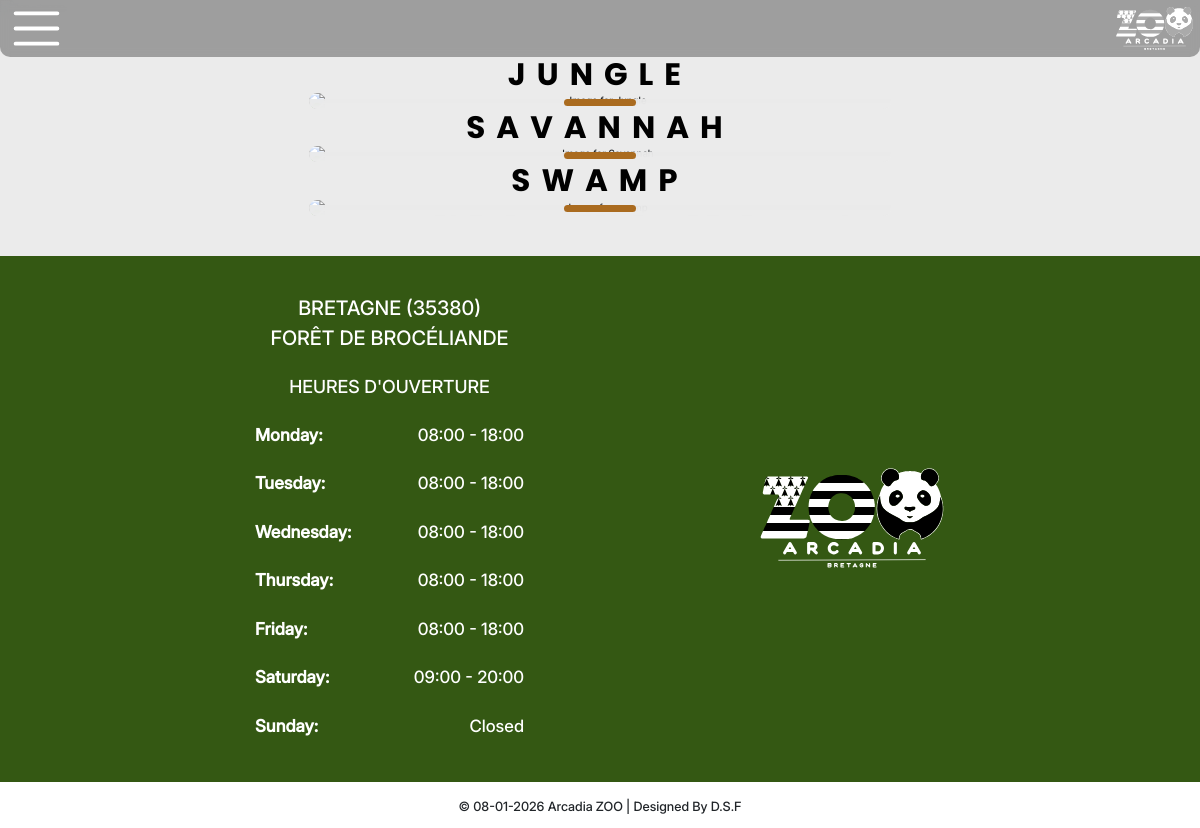
The app's page /habitats/pages/habitats with its own data.
### tables this page shows
CREATE TABLE habitats (
    id_habitat INT AUTO_INCREMENT PRIMARY KEY,
     
    habitat_name VARCHAR(100) NOT NULL,
     
    description_habitat VARCHAR(50)  
);

CREATE TABLE opening (
    id_opening INT AUTO_INCREMENT PRIMARY KEY,
     
    time_slot ENUM("Monday", "Tuesday", "Wednesday", "Thursday", "Friday", "Saturday", "Sunday") NOT NULL,
     
    opening_time TIME NOT NULL,
     
    closing_time TIME NOT NULL,
     
    status ENUM("open", "closed") NOT NULL DEFAULT "open",
     
    updated_at TIMESTAMP DEFAULT CURRENT_TIMESTAMP ON UPDATE CURRENT_TIMESTAMP  
);

### App/habitats/habitatsRouter.php (called while the page is built)
<?php
require_once __DIR__ . '/../../includes/functions.php';
handleDomainRouting('habitats', __DIR__);

### public/index.php (called while the page is built, shortened)
<?php
require_once __DIR__ . '/../database/connection.php';
require_once __DIR__ . '/../includes/functions.php';
require_once __DIR__ . '/../App/router.php';
?>

### database/connection.php (called while the page is built, shortened)
<?php
class DB {
    private static $instance = null;
    public static function createInstance() {
        if (!isset(self::$instance)) {
            $optionsPDO[PDO::ATTR_ERRMODE] = PDO::ERRMODE_EXCEPTION;
            self::$instance = new PDO(
                "mysql:host=" . DB_HOST . ";dbname=" . DB_NAME . ";charset=utf8mb4",
                DB_USER,
                DB_PASS,
                $optionsPDO
            );
            self::$instance->exec("SET NAMES utf8mb4 COLLATE utf8mb4_unicode_ci");
        }
        return self::$instance;
    }
}

### App/habitats/models/habitat.php (called while the page is built, shortened)
<?php
require_once __DIR__ . '/../../../database/connection.php';
class Habitat {
    private $db;
    public function __construct() {
        $this->db = DB::createInstance();
    }
    public function getAll($includeAnimalCount = false) {
        if ($includeAnimalCount) {
            $sql = "SELECT h.*, COUNT(af.id_full_animal) as animal_count,
                           m.media_path, m.media_path_medium, m.media_path_large
                    FROM habitats h
                    LEFT JOIN animal_full af ON h.id_habitat = af.habitat_id
                    LEFT JOIN media_relations mr ON h.id_habitat = mr.related_id AND mr.related_table = 'habitats'
                    LEFT JOIN media m ON mr.media_id = m.id_media
                    GROUP BY h.id_habitat
                    ORDER BY h.habitat_name ASC";
        } else {
            $sql = "SELECT h.*, m.media_path, m.media_path_medium, m.media_path_large
                    FROM habitats h
                    LEFT JOIN media_relations mr ON h.id_habitat = mr.related_id AND mr.related_table = 'habitats'
                    LEFT JOIN media m ON mr.media_id = m.id_media
                    ORDER BY h.habitat_name ASC";
        }
        $stmt = $this->db->prepare($sql);
        $stmt->execute();
        return $stmt->fetchAll(PDO::FETCH_OBJ);
    }
}

### App/schedules/models/schedule.php (called while the page is built, shortened)
<?php
require_once __DIR__ . '/../../../database/connection.php';
class Schedule {
    private $db;
    public function __construct() {
        $this->db = DB::createInstance();
    }
    public function getAll() {
        $stmt = $this->db->prepare("SELECT * FROM opening ORDER BY id_opening ASC");
        $stmt->execute();
        return $stmt->fetchAll(PDO::FETCH_OBJ);
    }
}

### App/habitats/views/pages/habitats.php (the view, shortened to what this page needs)
<?php include_once __DIR__ . '/../../../../includes/templates/hero.php'; ?>
<main>
	<div class="intro intro--services">
        <?php if (!empty($habitats)): ?>
            <?php foreach($habitats as $habitat): ?>
                <section class="intro__section">
                    <h2 class="intro__title"><?= htmlspecialchars(strtoupper($habitat->habitat_name)) ?></h2>
                    <div class="intro__content">
                        <?php if (!empty($habitat->media_path)): ?>
                            <picture>
                                <source
                                    srcset="<?= !empty($habitat->media_path_large) ? $habitat->media_path_large : getCloudinaryUrl($habitat->media_path, 'w_1280,c_scale,q_auto,f_auto') ?>"
                                    media="(min-width: 1280px)" />
                                <source
                                    srcset="<?= !empty($habitat->media_path_medium) ? $habitat->media_path_medium : getCloudinaryUrl($habitat->media_path, 'w_744,c_scale,q_auto,f_auto') ?>"
                                    media="(min-width: 744px)" />
                            </picture>
                        <?php endif; ?>
                        <div class="intro__details">
                            <a class="btn intro__button intro__button--more" href="/habitats/pages/habitat1?id=<?= $habitat->id_habitat ?>">more</a>
                            <p class="intro__description"><?= htmlspecialchars($habitat->description_habitat ?? '') ?></p>
                        </div>
                    </div>
                </section>
            <?php endforeach; ?>
        <?php else: ?>
            <div class="container text-center py-5">
                <p class="h3 text-muted">No habitats are available at the moment.</p>
            </div>
        <?php endif; ?>
	</div>
</main>

### includes/templates/footer.php (shortened to what this page needs)
<?php
$datecopy = date('d-m-Y');
?>
<footer class="footer">
	<section class="footer__hours" id="opening-hours">
		<div class="footer__location">
			<div class="footer__location-details">
				<p class="footer__city">BRETAGNE (35380)</p>
				<p class="footer__forest">FORÊT DE BROCÉLIANDE</p>
			</div>
			<div>
				<p class="footer__hours-title">HEURES D'OUVERTURE</p>
				<table class="footer__hours-table">
					<tbody>
						<?php
						$footerSchedules = getOpeningHours();
						foreach ($footerSchedules as $schedule):
						?>
							<tr class="footer__hours-row">
								<th class="footer__hours-header"><?= ucfirst($schedule->time_slot) ?>:</th>
								<td class="footer__hours-data">
									<?php if ($schedule->status === 'closed'): ?>
										Closed
									<?php else: ?>
										<?= substr($schedule->opening_time, 0, 5) ?> - <?= substr($schedule->closing_time, 0, 5) ?>
									<?php endif; ?>
								</td>
							</tr>
						<?php endforeach; ?>
					</tbody>
				</table>
			</div>
		</div>
		<a class="footer__logo-link" href="#top">
			<img class="footer__logo" src="/src/assets/images/logo-site-mobile.svg"
				alt="Logo del sitio - Volver al inicio">
		</a>
	</section>
	<div class="footer__copyright">
		<small>&copy; <?= $datecopy; ?> Arcadia ZOO | Designed By D.S.F</small>
	</div>
</footer>
</body>
</html>

### public/build/css/app.css (style rules this page uses)
html { line-height: 1.15; -webkit-text-size-adjust: 100%; }
body { margin: 0; }
main { display: block; }
a { background-color: transparent; }
small { font-size: 80%; }
img { border-style: none; }
html, body { font-family: "Inter-24"; }
.intro__button { color: #fff; font-size: clamp(1.4rem, 1.222vw + 0.7rem, 2rem); font-family: "Raleway-Bold"; text-decoration: none; border-style: none; text-transform: uppercase; width: fit-content; height: fit-content; }
.intro__button--more { background-color: #aa6b1f; }
.intro__title { font-size: clamp(2rem, 2.01619vw + 1rem, 3.1rem); color: #000; font-family: "Poppins-Bold"; letter-spacing: 1.1rem; text-transform: uppercase; }
.intro__description { font-size: clamp(1.9rem, 1.885vw + 1rem, 2.6rem); color: #fff; font-family: "Roboto-Regular"; text-shadow: 0rem 0rem 0.001rem #000000, 0rem 0rem 0.57rem #000000, 0rem 0rem 0.98rem #000000; text-transform: uppercase; padding: 0.5rem; }
.footer__hours-title { font-size: calc(clamp(1.3rem, 0.675vw + 1rem, 1.7rem) + 0.1rem); }
.footer__hours-table { font-size: clamp(1.3rem, 0.675vw + 1rem, 1.7rem); }
.footer__location-details { font-size: calc(clamp(1.3rem, 0.675vw + 1rem, 1.7rem) + 0.3rem); }
.footer__copyright { font-size: clamp(0.7rem, 1.07527vw + 0.4rem, 1.6rem); background-color: #fff; padding: calc(clamp(0.7rem, 1.07527vw + 0.4rem, 1.6rem) - 0.5rem); text-align: center; }
html { font-size: 62.5%; box-sizing: border-box; scroll-padding-top: 0rem; overflow-x: hidden; }
body { display: grid; min-height: 100vh; grid-template-rows: auto 1fr auto; grid-auto-rows: auto; row-gap: 4rem; }
body, .contact { background-color: #ebebeb; font-optical-sizing: auto; font-style: normal; }
@media screen and (min-width: 744px) { body, .contact { margin-bottom: 0rem; } }
a { text-decoration: none; }
.intro { margin: 0 auto; }
@media screen and (min-width: 744px) { .intro { width: max(58.7rem, 100vw - 74.4rem); } }
.intro__section { width: 100vw; margin: 0 auto; }
@media screen and (min-width: 744px) { .intro__section { max-width: 58.2rem; } }
.footer { background-color: #345813; margin-bottom: clamp(2.5rem, 12vw + 1rem, 6.7rem); }
@media screen and (min-width: 744px) { .footer { margin-bottom: initial; } }
.footer__logo { width: min(18.4rem, 100%); margin: 25% 0; }
.footer__logo-link { display: flex; flex-direction: column; justify-content: center; align-items: center; flex-wrap: nowrap; gap: 0; vertical-align: baseline; }
.footer__hours { color: #fff; padding: 2rem; }
.footer__hours-table { width: 100%; }
.footer__hours-table tbody tr { margin: 2.3rem 0; }
.footer__location { margin-top: 1.7rem; }
.footer__location div:nth-child(2) { width: min(26.9rem, 90vw); margin-top: 2rem; height: min(21.2rem, 100%); }
.intro { text-align: center; }
.intro__content { position: relative; border-radius: 2.5rem; -webkit-border-radius: 2.5rem; -moz-border-radius: 2.5rem; -ms-border-radius: 2.5rem; -o-border-radius: 2.5rem; }
.intro__content .intro__details { background: linear-gradient(180deg, rgba(235, 235, 235, 0) 33.333%, rgba(235, 235, 235, 0.5882352941) 66%, #ebebeb 100%); box-shadow: 0rem -17.2rem 5.92rem -11.2rem #ebebeb inset; position: absolute; top: min(20rem, 33.333%); bottom: 0; left: 0; right: 0; display: flex; flex-direction: column; justify-content: space-around; align-items: center; flex-wrap: nowrap; gap: 0; vertical-align: baseline; }
.footer { background-color: #345813; }
.footer__hours { color: #fff; display: flex; flex-direction: column; justify-content: center; align-items: stretch; flex-wrap: nowrap; gap: 0; vertical-align: baseline; }
@media screen and (min-width: 744px) { .footer__hours { display: flex; flex-direction: row; justify-content: space-evenly; align-items: center; flex-wrap: nowrap; gap: 0; vertical-align: baseline; } }
.footer__hours-table tbody tr { display: flex; flex-direction: row; justify-content: space-between; align-items: stretch; flex-wrap: nowrap; gap: 0; vertical-align: baseline; }
.footer__location { display: flex; flex-direction: column; justify-content: space-between; align-items: center; flex-wrap: nowrap; gap: 0; vertical-align: baseline; }
.footer__location-details { display: flex; flex-direction: column; justify-content: space-between; align-items: center; flex-wrap: nowrap; gap: 0; vertical-align: baseline; }
.footer__location div:nth-child(2) { display: flex; flex-direction: column; justify-content: center; align-items: center; flex-wrap: nowrap; gap: 0; vertical-align: baseline; }

### records on screen
habitats: habitat_name "JUNGLE"
habitats: habitat_name "SAVANNAH"
habitats: habitat_name "SWAMP"
opening: time_slot "Monday", opening_time "08:00", closing_time "18:00"
opening: time_slot "Tuesday", opening_time "08:00", closing_time "18:00"
opening: time_slot "Wednesday", opening_time "08:00", closing_time "18:00"
opening: time_slot "Thursday", opening_time "08:00", closing_time "18:00"
opening: time_slot "Friday", opening_time "08:00", closing_time "18:00"
opening: time_slot "Saturday", opening_time "09:00", closing_time "20:00"
opening: time_slot "Sunday", status "Closed"
